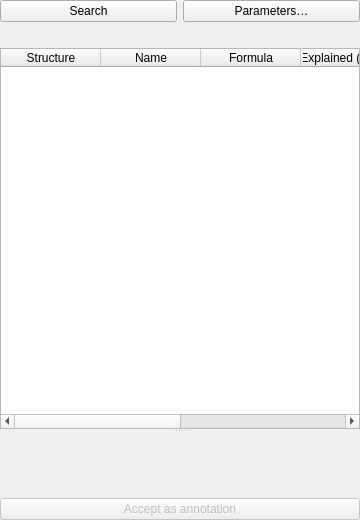
<?xml version="1.0" encoding="UTF-8"?>
<ui version="4.0">
 <class>AnnotationPanel</class>
 <widget class="QWidget" name="AnnotationPanel">
  <property name="geometry">
   <rect>
    <x>0</x>
    <y>0</y>
    <width>360</width>
    <height>520</height>
   </rect>
  </property>
  <layout class="QVBoxLayout" name="verticalLayout">
   <property name="leftMargin">
    <number>0</number>
   </property>
   <property name="topMargin">
    <number>0</number>
   </property>
   <property name="rightMargin">
    <number>0</number>
   </property>
   <property name="bottomMargin">
    <number>0</number>
   </property>
   <item>
    <layout class="QHBoxLayout" name="layoutQuery">
     <item>
      <widget class="QPushButton" name="btnRank">
       <property name="toolTip">
        <string>Query the ticked databases and rank the hits by GLACIER-predicted MS2</string>
       </property>
       <property name="text">
        <string>Search</string>
       </property>
      </widget>
     </item>
     <item>
      <widget class="QPushButton" name="btnParams">
       <property name="toolTip">
        <string>[glacier] GLACIER prediction and scoring parameters</string>
       </property>
       <property name="text">
        <string>Parameters…</string>
       </property>
      </widget>
     </item>
    </layout>
   </item>
   <item>
    <layout class="QHBoxLayout" name="layoutSources"/>
   </item>
   <item>
    <widget class="QLabel" name="labelStatus">
     <property name="wordWrap">
      <bool>true</bool>
     </property>
    </widget>
   </item>
   <item>
    <widget class="QSplitter" name="splitterCandidates">
     <property name="orientation">
      <enum>Qt::Vertical</enum>
     </property>
     <property name="childrenCollapsible">
      <bool>false</bool>
     </property>
     <widget class="QTableWidget" name="table">
      <property name="editTriggers">
       <set>QAbstractItemView::NoEditTriggers</set>
      </property>
      <property name="selectionMode">
       <enum>QAbstractItemView::SingleSelection</enum>
      </property>
      <property name="selectionBehavior">
       <enum>QAbstractItemView::SelectRows</enum>
      </property>
      <property name="textElideMode">
       <enum>Qt::ElideRight</enum>
      </property>
      <property name="wordWrap">
       <bool>false</bool>
      </property>
      <attribute name="horizontalHeaderStretchLastSection">
       <bool>true</bool>
      </attribute>
      <attribute name="verticalHeaderVisible">
       <bool>false</bool>
      </attribute>
      <column>
       <property name="text">
        <string>Structure</string>
       </property>
      </column>
      <column>
       <property name="text">
        <string>Name</string>
       </property>
      </column>
      <column>
       <property name="text">
        <string>Formula</string>
       </property>
      </column>
      <column>
       <property name="text">
        <string>Explained (Cosine)</string>
       </property>
      </column>
      <column>
       <property name="text">
        <string>Source</string>
       </property>
      </column>
      <column>
       <property name="text">
        <string>Organism</string>
       </property>
      </column>
     </widget>
     <widget class="StructureView" name="structure" native="true"/>
    </widget>
   </item>
   <item>
    <widget class="QPushButton" name="btnAccept">
     <property name="enabled">
      <bool>false</bool>
     </property>
     <property name="text">
      <string>Accept as annotation</string>
     </property>
    </widget>
   </item>
  </layout>
 </widget>
 <customwidgets>
  <customwidget>
   <class>StructureView</class>
   <extends>QWidget</extends>
   <header>gui.widgets.StructureWidget</header>
   <container>1</container>
  </customwidget>
 </customwidgets>
 <resources/>
 <connections/>
</ui>
